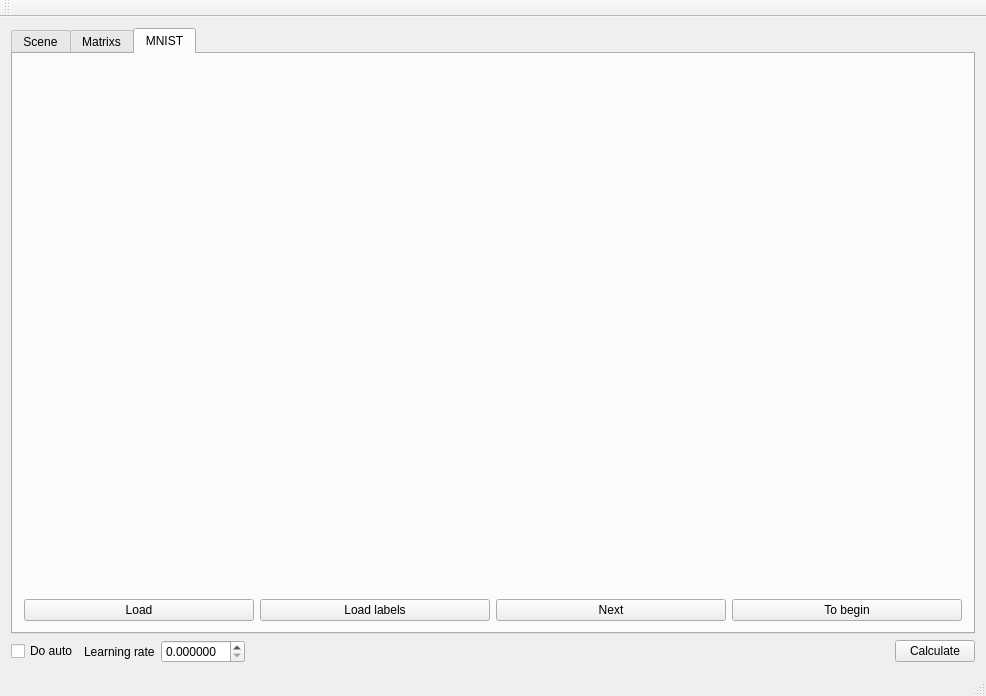
<?xml version="1.0" encoding="UTF-8"?>
<ui version="4.0">
 <class>MainWindow</class>
 <widget class="QMainWindow" name="MainWindow">
  <property name="geometry">
   <rect>
    <x>0</x>
    <y>0</y>
    <width>986</width>
    <height>696</height>
   </rect>
  </property>
  <property name="windowTitle">
   <string>MainWindow</string>
  </property>
  <widget class="QWidget" name="centralWidget">
   <layout class="QGridLayout" name="gridLayout">
    <item row="1" column="1">
     <layout class="QHBoxLayout" name="horizontalLayout">
      <item>
       <widget class="QCheckBox" name="chb_auto">
        <property name="text">
         <string>Do auto</string>
        </property>
       </widget>
      </item>
      <item>
       <widget class="QLabel" name="label">
        <property name="text">
         <string>Learning rate</string>
        </property>
       </widget>
      </item>
      <item>
       <widget class="QDoubleSpinBox" name="dsb_alpha">
        <property name="decimals">
         <number>6</number>
        </property>
        <property name="singleStep">
         <double>0.010000000000000</double>
        </property>
       </widget>
      </item>
      <item>
       <widget class="QLabel" name="lb_L2norm">
        <property name="text">
         <string/>
        </property>
       </widget>
      </item>
      <item>
       <spacer name="horizontalSpacer">
        <property name="orientation">
         <enum>Qt::Horizontal</enum>
        </property>
        <property name="sizeHint" stdset="0">
         <size>
          <width>40</width>
          <height>20</height>
         </size>
        </property>
       </spacer>
      </item>
      <item>
       <widget class="QPushButton" name="pb_calculate">
        <property name="text">
         <string>Calculate</string>
        </property>
       </widget>
      </item>
     </layout>
    </item>
    <item row="0" column="1">
     <widget class="QTabWidget" name="twtabs">
      <property name="currentIndex">
       <number>2</number>
      </property>
      <widget class="QWidget" name="tab">
       <attribute name="title">
        <string>Scene</string>
       </attribute>
       <layout class="QGridLayout" name="gridLayout_2">
        <item row="0" column="0">
         <widget class="GLView" name="widgetScene" native="true">
          <property name="sizePolicy">
           <sizepolicy hsizetype="Expanding" vsizetype="Expanding">
            <horstretch>0</horstretch>
            <verstretch>0</verstretch>
           </sizepolicy>
          </property>
         </widget>
        </item>
       </layout>
      </widget>
      <widget class="QWidget" name="Matrixs">
       <attribute name="title">
        <string>Matrixs</string>
       </attribute>
       <layout class="QGridLayout" name="gridLayout_3">
        <item row="0" column="0">
         <widget class="QPlainTextEdit" name="pte_out">
          <property name="verticalScrollBarPolicy">
           <enum>Qt::ScrollBarAlwaysOn</enum>
          </property>
          <property name="horizontalScrollBarPolicy">
           <enum>Qt::ScrollBarAlwaysOn</enum>
          </property>
         </widget>
        </item>
       </layout>
      </widget>
      <widget class="QWidget" name="tab_2">
       <attribute name="title">
        <string>MNIST</string>
       </attribute>
       <layout class="QGridLayout" name="gridLayout_4">
        <item row="0" column="0">
         <widget class="WidgetMNIST" name="widgetMNIST" native="true">
          <property name="sizePolicy">
           <sizepolicy hsizetype="Preferred" vsizetype="Expanding">
            <horstretch>0</horstretch>
            <verstretch>0</verstretch>
           </sizepolicy>
          </property>
         </widget>
        </item>
        <item row="1" column="0">
         <layout class="QHBoxLayout" name="horizontalLayout_2">
          <item>
           <widget class="QPushButton" name="pb_load">
            <property name="text">
             <string>Load</string>
            </property>
           </widget>
          </item>
          <item>
           <widget class="QPushButton" name="pb_load_labels">
            <property name="text">
             <string>Load labels</string>
            </property>
           </widget>
          </item>
          <item>
           <widget class="QPushButton" name="pb_next">
            <property name="text">
             <string>Next</string>
            </property>
           </widget>
          </item>
          <item>
           <widget class="QPushButton" name="pb_toBegin">
            <property name="text">
             <string>To begin</string>
            </property>
           </widget>
          </item>
         </layout>
        </item>
       </layout>
      </widget>
     </widget>
    </item>
   </layout>
  </widget>
  <widget class="QMenuBar" name="menuBar">
   <property name="geometry">
    <rect>
     <x>0</x>
     <y>0</y>
     <width>986</width>
     <height>25</height>
    </rect>
   </property>
  </widget>
  <widget class="QToolBar" name="mainToolBar">
   <attribute name="toolBarArea">
    <enum>TopToolBarArea</enum>
   </attribute>
   <attribute name="toolBarBreak">
    <bool>false</bool>
   </attribute>
  </widget>
  <widget class="QStatusBar" name="statusBar"/>
 </widget>
 <layoutdefault spacing="6" margin="11"/>
 <customwidgets>
  <customwidget>
   <class>GLView</class>
   <extends>QWidget</extends>
   <header>glview.h</header>
   <container>1</container>
  </customwidget>
  <customwidget>
   <class>WidgetMNIST</class>
   <extends>QWidget</extends>
   <header>widgetmnist.h</header>
   <container>1</container>
  </customwidget>
 </customwidgets>
 <resources/>
 <connections/>
</ui>
